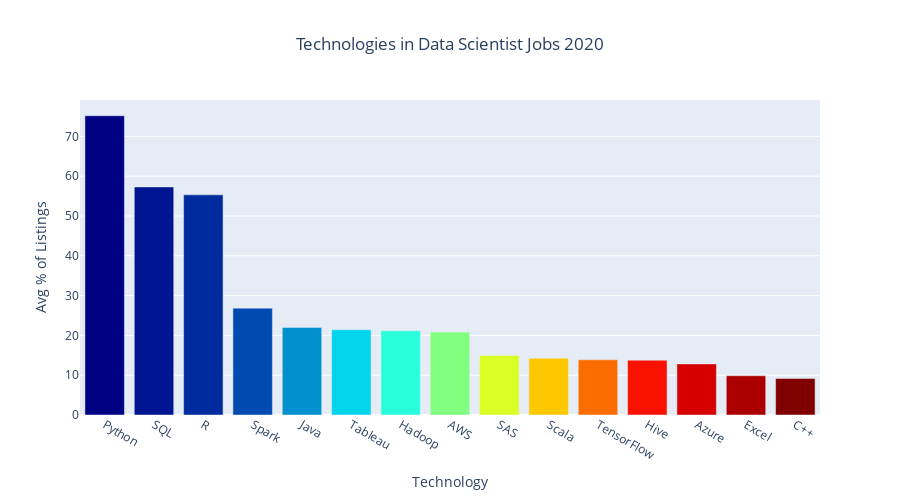

Notebook cell for this chart:
### Code cell
cmax=200
cmin=50
color_s = np.linspace(cmin, cmax, 15)

data = [
    go.Bar(
        x=df_15.index,          
        y=df_15['2020']*100,
        marker=dict(
            colorscale='Jet',
            color=color_s
        ),
    )
]

layout = {
     'title': 'Technologies in Data Scientist Jobs 2020',
    'yaxis': {'title': 'Avg % of Listings', },
    'xaxis': {'title': "Technology", 'tickmode': 'linear'},
    'title_x':0.5,
    'height': 500
    
}

fig = go.Figure(data=data, layout=layout)
py.iplot(fig)

### Figure 1 — Plotly figure (JSON) as saved in the notebook; plotly's stock layout.template omitted (floating-point values rounded to 4 significant figures)
{"data": [{"marker": {"color": [50, 60.71, 71.43, 82.14, 92.86, 103.6, 114.3, 125, 135.7, 146.4, 157.1, 167.9, 178.6, 189.3, 200], "colorscale": [[0, "rgb(0,0,131)"], [0.2, "rgb(0,60,170)"], [0.4, "rgb(5,255,255)"], [0.6, "rgb(255,255,0)"], [0.8, "rgb(250,0,0)"], [1, "rgb(128,0,0)"]]}, "type": "bar", "x": ["Python", "SQL", "R", "Spark", "Java", "Tableau", "Hadoop", "AWS", "SAS", "Scala", "TensorFlow", "Hive", "Azure", "Excel", "C++"], "y": [75.18, 57.3, 55.31, 26.85, 22.0, 21.43, 21.15, 20.83, 14.97, 14.25, 13.87, 13.77, 12.84, 9.864, 9.176]}], "layout": {"height": 500, "title": {"text": "Technologies in Data Scientist Jobs 2020", "x": 0.5}, "xaxis": {"tickmode": "linear", "title": {"text": "Technology"}}, "yaxis": {"title": {"text": "Avg % of Listings"}}}}
